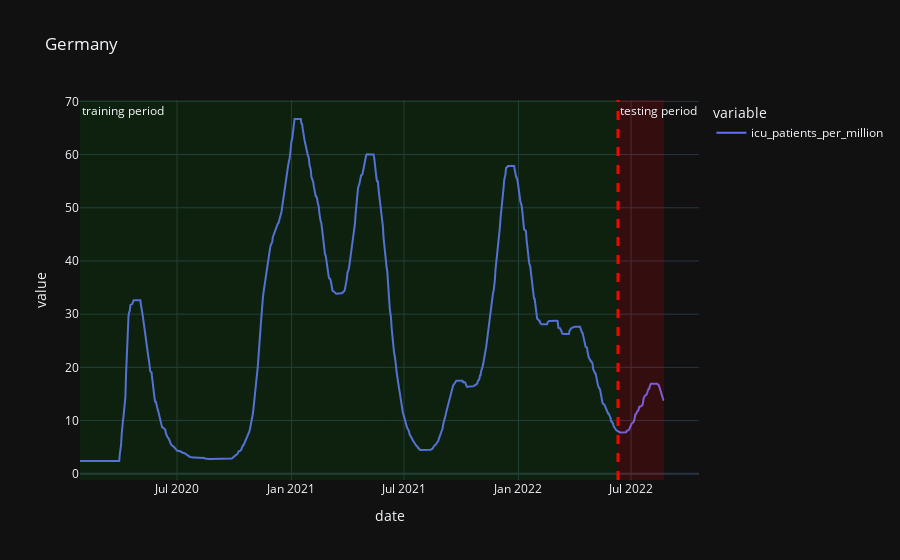

Here is the notebook cell this chart was saved with:
### Code cell
fig = px.line(df_country, x=df_country.index, y=['icu_patients_per_million'], title = country, template = 'plotly_dark')

fig.add_vline(x=split_date, line_width=3, line_dash="dash", line_color="red")

start_date, end_date = get_start_end_date(df_country)
fig.add_vrect(x0=start_date, x1=split_date, row="all", col=1,
              annotation_text="training period", annotation_position="top left",
              fillcolor="green", opacity=0.15, line_width=0)

fig.add_vrect(x0=split_date, x1=end_date, row="all", col=1,
              annotation_text="testing period", annotation_position="top left",
              fillcolor="red", opacity=0.15, line_width=0)

fig.show()

### Figure 1 — Plotly figure (JSON) as saved in the notebook; plotly's stock layout.template omitted (floating-point values rounded to 4 significant figures; data arrays with more than 128 entries replaced by an {"elided": "..."} marker saying what was removed)
{"data": [{"hovertemplate": "variable=icu_patients_per_million<br>date=%{x}<br>value=%{y}<extra></extra>", "legendgroup": "icu_patients_per_million", "line": {"color": "#636efa", "dash": "solid"}, "marker": {"symbol": "circle"}, "mode": "lines", "name": "icu_patients_per_million", "orientation": "v", "showlegend": true, "type": "scatter", "x": {"elided": "940 str values"}, "xaxis": "x", "y": {"elided": "940 float values"}, "yaxis": "y"}], "layout": {"annotations": [{"showarrow": false, "text": "training period", "x": "2020-01-27", "xanchor": "left", "xref": "x", "y": 1, "yanchor": "top", "yref": "y domain"}, {"showarrow": false, "text": "testing period", "x": "2022-06-10", "xanchor": "left", "xref": "x", "y": 1, "yanchor": "top", "yref": "y domain"}], "legend": {"title": {"text": "variable"}, "tracegroupgap": 0}, "shapes": [{"line": {"color": "red", "dash": "dash", "width": 3}, "type": "line", "x0": "2022-06-10", "x1": "2022-06-10", "xref": "x", "y0": 0, "y1": 1, "yref": "y domain"}, {"fillcolor": "green", "line": {"width": 0}, "opacity": 0.15, "type": "rect", "x0": "2020-01-27", "x1": "2022-06-10", "xref": "x", "y0": 0, "y1": 1, "yref": "y domain"}, {"fillcolor": "red", "line": {"width": 0}, "opacity": 0.15, "type": "rect", "x0": "2022-06-10", "x1": "2022-08-23", "xref": "x", "y0": 0, "y1": 1, "yref": "y domain"}], "title": {"text": "Germany"}, "xaxis": {"anchor": "y", "domain": [0, 1], "title": {"text": "date"}}, "yaxis": {"anchor": "x", "domain": [0, 1], "title": {"text": "value"}}}}
